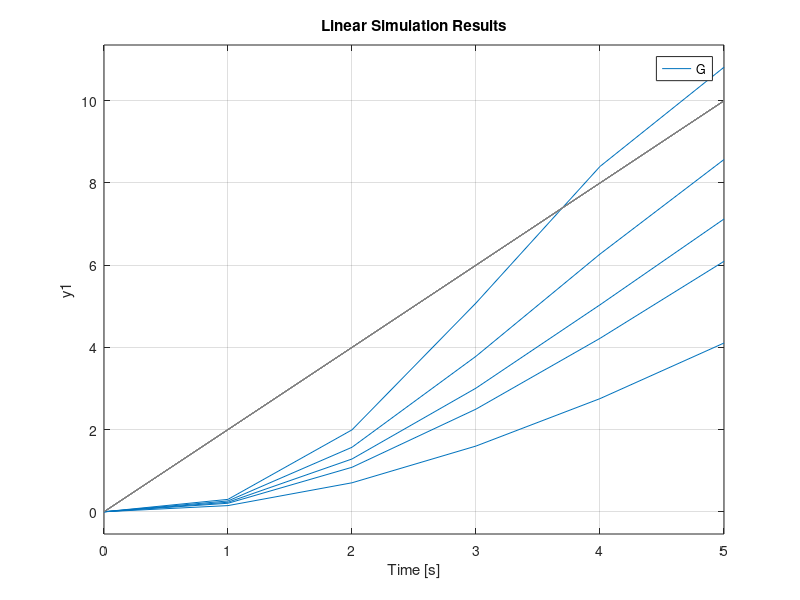

Recreate this plot in MATLAB.
clear all;
close all;
t=0:1:5;
slope=2;
ra=slope*t;
for zeta=[0.1 0.4 0.7 1 2];
    n=[1];
    d=[1 2*zeta 1];
    G=tf(n,d);
    lsim(G,ra,t);
    hold on;
end
